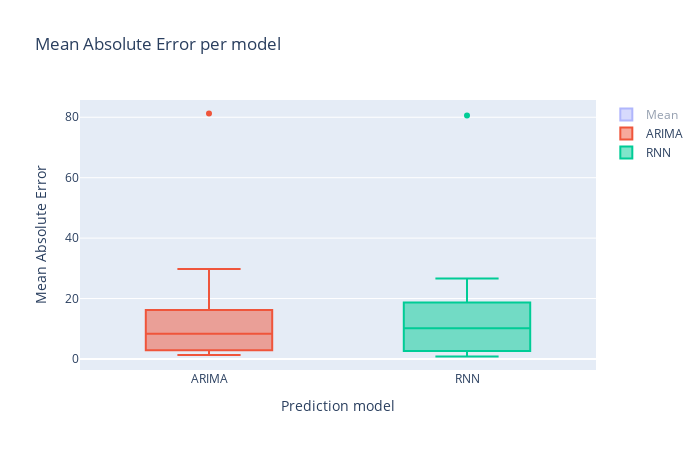
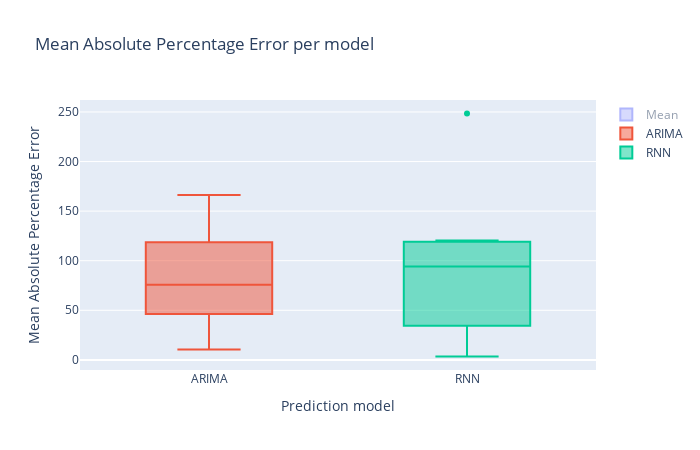

The code cell stored with these charts, in order, in its notebook:
### Markdown cell above
## Overall errors

### Code cell
# Average errors for every drug
error_overall = errors.groupby('MedCode').mean()

mae_overall = go.Figure()
mape_overall = go.Figure()

for model in ['Mean','ARIMA','RNN']:
    # MAE
    mae_model = error_overall[model+'_AbsError']
    mae_overall.add_trace(go.Box(y=mae_model, name=model))
    # MAPE
    mape_model = error_overall[model+'_PerError']
    mape_overall.add_trace(go.Box(y=mape_model, name=model))
    
mae_overall.update_layout(title='Mean Absolute Error per model',
                          xaxis_title='Prediction model',
                          yaxis_title='Mean Absolute Error',
                          autosize=False, width=700, height=450)
mape_overall.update_layout(title='Mean Absolute Percentage Error per model',
                           xaxis_title='Prediction model',
                           yaxis_title='Mean Absolute Percentage Error [%]',
                           autosize=False, width=700, height=450)
mae_overall.show()
mape_overall.show()

### Figure 1 — Plotly figure (JSON) as saved in the notebook; plotly's stock layout.template omitted (floating-point values rounded to 4 significant figures)
{"data": [{"name": "Mean", "type": "box", "visible": "legendonly", "y": [30.5, 2.5, 20.5, 50.17, 224.2, 16.67, 992.2, 2.5, 45]}, {"name": "ARIMA", "type": "box", "visible": true, "y": [1.31, 1.71, 11.73, 29.75, 5.563, 8.319, 81.24, 3.281, 9.276]}, {"name": "RNN", "type": "box", "y": [6.431, 1.471, 10.63, 26.62, 10.2, 16.09, 80.59, 0.8145, 3.017]}], "layout": {"autosize": false, "height": 450, "title": {"text": "Mean Absolute Error per model"}, "width": 700, "xaxis": {"autorange": true, "range": [-0.5, 1.5], "title": {"text": "Prediction model"}, "type": "category"}, "yaxis": {"autorange": true, "range": [-3.654, 85.71], "title": {"text": "Mean Absolute Error"}, "type": "linear"}}}

### Figure 2 — Plotly figure (JSON) as saved in the notebook; plotly's stock layout.template omitted (floating-point values rounded to 4 significant figures)
{"data": [{"name": "Mean", "type": "box", "visible": "legendonly", "y": [548.3, 96.67, 204.0, 186.7, 3289.0, 250, 532.9, 60, 50.73]}, {"name": "ARIMA", "type": "box", "y": [16.48, 59.76, 112.6, 136.2, 81.97, 166.4, 56.33, 75.72, 10.43]}, {"name": "RNN", "type": "box", "y": [94.11, 52.63, 120.3, 102.5, 118.6, 248.4, 39.26, 19.67, 3.406]}], "layout": {"autosize": false, "height": 450, "title": {"text": "Mean Absolute Percentage Error per model"}, "width": 700, "xaxis": {"autorange": true, "range": [-0.5, 1.5], "title": {"text": "Prediction model"}, "type": "category"}, "yaxis": {"autorange": true, "range": [-10.21, 262.1], "title": {"text": "Mean Absolute Percentage Error"}, "type": "linear"}}}
